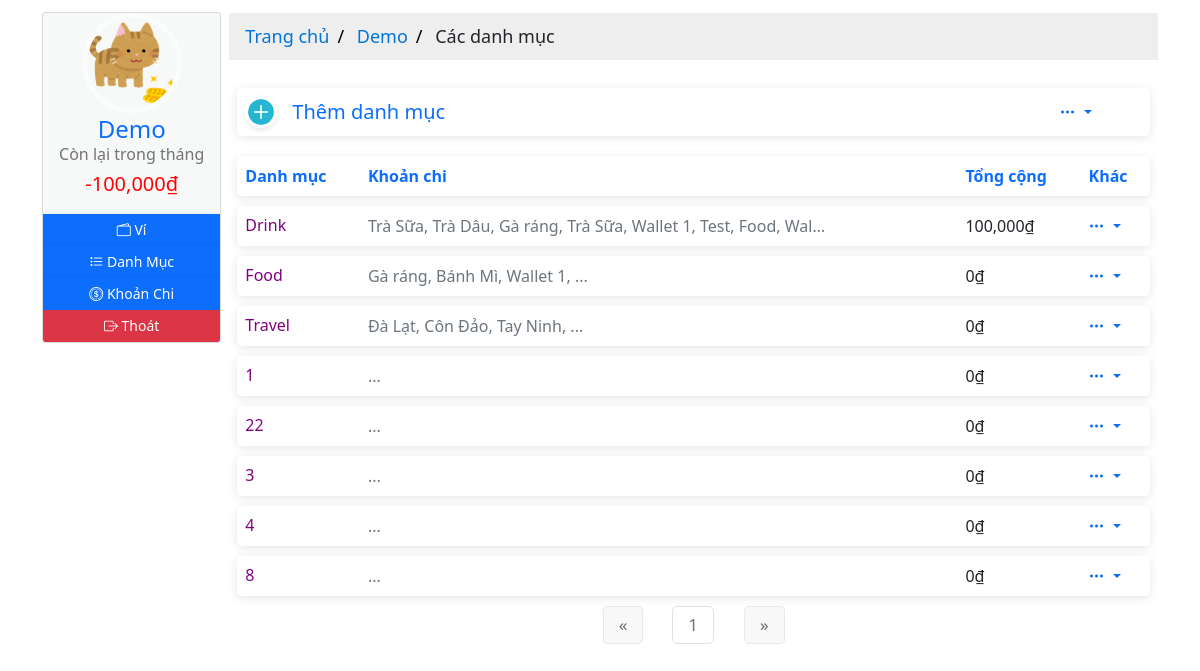
The page /1/item (signed in) on the database its author committed.
### moneymanagement/models.py (models this page shows, shortened)
class User(db.Model, UserMixin):
  __tablename__ = 'users'
  id = db.Column(db.Integer, primary_key=True)
  email = db.Column(db.String(64), nullable=False, unique=True, index=True)
  username = db.Column(db.String(64), nullable=False, unique=True, index=True)
  password_hash = db.Column(db.String(128))
  profile_image = db.Column(db.String(64), nullable=False, default='df_profile.svg')
  wallets = db.relationship('Wallet', back_populates='owner', lazy='dynamic')
  items = db.relationship('Item', back_populates='users', lazy='dynamic')
  expenditures = db.relationship('Expenditure', back_populates='users', lazy=True)
  money_saving = db.relationship('MoneySaving', back_populates='user', lazy='dynamic')
  def total_expenses_by_date(self, date):
    total = 0
    for wallet in self.wallets:
      total += wallet.total_expense_by_date(date)
    return total
  def total_balance_by_date(self, date):
    total = 0
    for wallet in self.wallets:
      total += wallet.total_balance_by_date(date)
    return total
  def rest_balance_by_date(self, date):
    return self.total_balance_by_date(date) - self.total_expenses_by_date(date)

class TrackBalance(db.Model):
  __tablename__ = 'trackbalances'
  id = db.Column(db.Integer, primary_key=True)
  date = db.Column(db.DateTime, nullable=False, unique=True, index=True)
  balance = db.Column(db.Integer, nullable=False, default=0)
  description = db.Column(db.String(128))
  check = db.Column(db.Boolean, default=False)
  wallet_id = db.Column(db.Integer, db.ForeignKey('wallets.id'))
  wallet = db.relationship('Wallet', back_populates='track_balances', uselist=False)

class Expenditure(db.Model):
  __tablename__ = 'expenditures'
  id = db.Column(db.Integer, primary_key=True)
  name = db.Column(db.String(32), nullable=False)
  date = db.Column(db.Date, nullable=False, default=datetime.utcnow().strftime('%Y-%m-%d'))
  description = db.Column(db.String(128), nullable=False, default='Không có miêu tả nào')
  amount = db.Column(db.Integer, nullable=False, default=0)
  item_id = db.Column(db.Integer, db.ForeignKey('items.id'))
  items = db.relationship('Item', back_populates='expenditures', uselist=False)
  user_id = db.Column(db.Integer, db.ForeignKey('users.id'))
  users = db.relationship('User', back_populates='expenditures', uselist=False)
  wallet_id = db.Column(db.Integer, db.ForeignKey('wallets.id'))
  wallet = db.relationship('Wallet', back_populates='expenditures', uselist=False)

class Item(db.Model):
  __tablename__ = 'items'
  id = db.Column(db.Integer, primary_key=True)
  name = db.Column(db.String(32), nullable=False)
  user_id = db.Column(db.Integer, db.ForeignKey('users.id'))
  wallet_id = db.Column(db.Integer, db.ForeignKey('wallets.id'))
  users = db.relationship('User', back_populates='items',uselist=False)
  expenditures = db.relationship('Expenditure', back_populates='items', lazy='dynamic')
  wallet = db.relationship('Wallet', back_populates='items', uselist=False)
  def total_amount_by_date(self, user_id, date):
    total = 0
    for expense in self.expenditures:
      if expense.user_id == user_id:
        if date in expense.date.strftime('%Y-%m-%d'):
          total += expense.amount
    return total

### moneymanagement/users/views.py (the view)
@users_blueprint.route('/<int:user_id>/item')
@login_required
def item(user_id):
  if current_user.id != user_id:
    abort(403)
  date = datetime.utcnow().strftime('%Y-%m')
  page = request.args.get('page', 1, type=int)
  items = Item.query.filter_by(user_id=user_id).paginate(page=page, per_page=10)
  return render_template('users/item.html', items=items, date=date)

### moneymanagement/templates/users/item.html (shortened to what this page needs)
{% extends 'base-2.html' %}
{%block breadcrumb %}
<div class="content-breadcrumb">
  <ul class="breadcrumb">
    <li>
      <a href="{{ url_for('core.home', user_id=current_user.id) }}"
        >Trang chủ</a
      >
    </li>
    <li><a href="#">{{ current_user.username }}</a></li>
    <li>Các danh mục</li>
  </ul>
</div>
{% endblock breadcrumb %}
{%block content %}
<div class="content-home">
  <section>
    <table class="table table-add">
      <tbody>
        <tr>
          <td>
            <a href="{{ url_for('items.add', user_id=current_user.id) }}">
              <div class="user-info">
                <div class="user-info__img">
                  <img
                    src="{{ url_for('static', filename='icons/add-icon.svg') }}"
                    alt="Expense Icon"
                  />
                </div>
                <div class="user-info__basic">
                  <h5 class="mb-0">Thêm danh mục</h5>
                </div>
              </div>
            </a>
          </td>
          <td></td>
          <td></td>
          <td style="text-align: center">
            <div class="dropdown open">
              <a
                class="dropdown-toggle"
                href="#"
                id="dropdownMenuLink"
                data-bs-toggle="dropdown"
                aria-expanded="false"
              >
                <i class="bi bi-three-dots"></i>
              </a>
            </div>
          </td>
        </tr>
      </tbody>
    </table>
  </section>
  <section>
    <table class="table table-hover table-add">
      <tbody>
        <tr>
          <th scope="col"><a href="#">Danh mục</a></th>
          <th scope="col"><a href="#">Khoản chi</a></th>
          <th scope="col"><a href="#">Tổng cộng</a></th>
          <th scope="col"><a href="#">Khác</a></th>
        </tr>
        {% for item in items.items %}
        <tr>
          <th>
            <a
              href="{{ url_for('items.item_expenses', item_id=item.id) }}"
              style="color: purple"
            >
              <div class="user-info">
                <div class="user-info__basic">
                  <h6 class="mb-0">{{ item.name }}</h6>
                </div>
              </div>
            </a>
          </th>
          <td>
            <p
              class="text-muted mb-0"
              style="
                text-overflow: ellipsis;
                overflow: hidden;
                width: 50ch;
                white-space: nowrap;
              "
            >
              {% for expense in item.expenditures %} {{expense.name}}, {% endfor
              %} ...
            </p>
          </td>
          <td>
            {{
            "{:,.0f}".format(item.total_amount_by_date(user_id=current_user.id,
            date=date)) }}<span>&#8363;</span>
          </td>
          <td>
            <div class="dropdown open">
              <a
                class="dropdown-toggle"
                href="#"
                id="dropdownMenuLink"
                data-bs-toggle="dropdown"
                aria-expanded="false"
              >
                <i class="bi bi-three-dots"></i>
              </a>
            </div>
          </td>
        </tr>
        {% endfor %}
      </tbody>
    </table>
  </section>
  <div class="demo">
    {% if item_filter %}
    <nav class="pagination-outer" aria-label="Page navigation">
      <ul class="pagination justify-content-center">
        <li class="page-item">
          <a
            href="{{ url_for('users.item_filter', user_id=current_user.id, date=date, page=items.prev_num) }}"
            class="page-link"
            aria-label="Previous"
          >
            <span aria-hidden="true">&laquo;</span>
          </a>
        </li>
        {% for page_num in items.iter_pages(left_edge=1, right_edge=1,
        left_current=2, right_current=2) %} {% if page_num %} {% if items.page
        == page_num %}
        <li class="page-item disabled">
          <a
            class="page-link"
            href="{{ url_for('users.item_filter', user_id=current_user.id, date=date, page=page_num) }}"
            >{{ page_num }}</a
          >
        </li>
        {% else %}
        <li class="page-item">
          <a
            class="page-link"
            href="{{ url_for('users.item_filter', user_id=current_user.id, date=date, page=page_num) }}"
            >{{ page_num }}</a
          >
        </li>
        {% endif %} {% endif %} {% endfor %}
        <li class="page-item">
          <a
            href="{{ url_for('users.item_filter', user_id=current_user.id, date=date, page=items.next_num) }}"
            class="page-link"
            aria-label="Next"
          >
            <span aria-hidden="true">&raquo;</span>
          </a>
        </li>
      </ul>
    </nav>
    {% else %}
    <nav class="pagination-outer" aria-label="Page navigation">
      <ul class="pagination justify-content-center">
        <li class="page-item">
          <a
            href="{{ url_for('users.item', user_id=current_user.id, page=items.prev_num) }}"
            class="page-link"
            aria-label="Previous"
          >
            <span aria-hidden="true">&laquo;</span>
          </a>
        </li>
        {% for page_num in items.iter_pages(left_edge=1, right_edge=1,
        left_current=2, right_current=2) %} {% if page_num %} {% if items.page
        == page_num %}
        <li class="page-item disabled">
          <a
            class="page-link"
            href="{{ url_for('users.item', user_id=current_user.id, page=page_num) }}"
            >{{ page_num }}</a
          >
        </li>
        {% endif %} {% endif %} {% endfor %}
        <li class="page-item">
          <a
            href="{{ url_for('users.item', user_id=current_user.id, page=items.next_num) }}"
            class="page-link"
            aria-label="Next"
          >
            <span aria-hidden="true">&raquo;</span>
          </a>
        </li>
      </ul>
    </nav>
    {% endif %}
  </div>
</div>
{% endblock content %}

### moneymanagement/templates/base-2.html (shortened to what this page needs)
{% from "_render_field.html" import render_field, render_error %}
<!DOCTYPE html>
<html lang="en">
  <head>
    <link
      rel="stylesheet"
      type="text/css"
      href="{{ url_for('static', filename='styles/main.css') }}"
    />
    <link
      rel="stylesheet"
      type="text/css"
      href="{{ url_for('static', filename='styles/profile.css') }}"
    />
    <link
      rel="stylesheet"
      type="text/css"
      href="{{ url_for('static', filename='styles/card.css') }}"
    />
    <link
      rel="stylesheet"
      type="text/css"
      href="{{ url_for('static', filename='styles/table.css') }}"
    />
    <link
      rel="stylesheet"
      type="text/css"
      href="{{ url_for('static', filename='styles/pagination.css') }}"
    />
    <link
      rel="stylesheet"
      href="https://cdnjs.cloudflare.com/ajax/libs/font-awesome/4.7.0/css/font-awesome.min.css"
    />
    <link
      rel="stylesheet"
      href="https://cdn.jsdelivr.net/npm/bootstrap-icons@1.7.2/font/bootstrap-icons.css"
    />
    <link
      href="https://cdn.jsdelivr.net/npm/bootstrap@5.1.1/dist/css/bootstrap.min.css"
      rel="stylesheet"
    />
  </head>
  <body>
    <div class="container">
      <div class="row g-2">
        <div class="col-sm-2">
          <div class="card hovercard">
            <div class="avatar-profile">
              <a href="#" data-bs-toggle="modal" data-bs-target="#exampleModal">
                <img
                  alt=""
                  src="{{ url_for('static', filename='profile_pics/' + current_user.profile_image) }}"
                />
              </a>
            </div>
            <div class="info">
              <div class="title">
                <a
                  target="_blank"
                  href="#"
                  data-bs-toggle="modal"
                  data-bs-target="#exampleModal"
                  >{{ current_user.username }}</a
                >
              </div>
              {% block current_balance %}
              <div class="desc"><h6>Còn lại trong tháng</h6></div>
              <div class="desc">
                {% if current_user.rest_balance_by_date(now.strftime('%Y-%m')) >
                (current_user.total_balance_by_date(now.strftime('%Y-%m')) / 2)
                %}
                <h5 style="color: green">
                  {{
                  "{:,.0f}".format(current_user.rest_balance_by_date(now.strftime('%Y-%m')))
                  }}<span>&#8363;</span>
                </h5>
                {%else %}
                <h5 style="color: red">
                  {{
                  "{:,.0f}".format(current_user.rest_balance_by_date(now.strftime('%Y-%m')))
                  }}<span>&#8363;</span>
                </h5>
                {% endif %}
              </div>
              {% endblock current_balance %}
            </div>
            <div
              class="bottom"
              id="none-padding-margin"
              style="text-align: center"
            >
              <div class="title">
                <div class="row g2">
                  <a
                    class="btn btn-primary btn-sm margin btn-icon"
                    href="{{ url_for('users.wallet', user_id=current_user.id) }}"
                  >
                    <i class="bi bi-wallet2"></i><span>&nbsp;Ví</span>
                  </a>
                </div>
              </div>
              <div class="title">
                <div class="row g2" style="text-align: left">
                  <a
                    class="btn btn-primary btn-sm margin btn-icon"
                    href="{{ url_for('users.item', user_id=current_user.id) }}"
                  >
                    <i class="bi bi-list-task"></i><span>&nbsp;Danh Mục</span>
                  </a>
                </div>
              </div>
              <div class="title">
                <div class="row g2" style="text-align: left">
                  <a
                    class="btn btn-primary btn-sm margin btn-icon"
                    href="{{ url_for('users.expense', user_id=current_user.id) }}"
                  >
                    <i class="bi bi-coin"></i><span>&nbsp;Khoản Chi</span>
                  </a>
                </div>
              </div>
              <div class="title">
                <div class="row g2" style="text-align: left">
                  <a
                    class="btn btn-danger btn-sm margin btn-icon"
                    href="{{ url_for('users.logout') }}"
                  >
                    <i class="bi bi-box-arrow-right"></i
                    ><span>&nbsp;Thoát</span>
                  </a>
                </div>
              </div>
            </div>
          </div>
        </div>
        <div class="col-sm-10">
          {% block breadcrumb %}{% endblock breadcrumb %}
          <div
            class="container"
            style="height: 100vh; max-height=fit-content; overflow-y: auto;"
          >
            {% block content %}{% endblock content %}
          </div>
        </div>
      </div>
    </div>
  </body>
</html>

### rows shown on the page
User: profile_image (picture), username "Demo"
TrackBalance: rest_balance_by_date "-100,000"
Item: name "Drink"
Expenditure: name "Trà Sữa", date.date "100,000"
Expenditure: name "Trà Dâu"
Expenditure: name "Gà ráng"
Expenditure: name "Trà Sữa"
Expenditure: name "Wallet 1"
Expenditure: name "Test"
Expenditure: name "Food"
Expenditure: name "Wal…"
Item: name "Food"
Expenditure: name "Gà ráng", date.date "0"
Expenditure: name "Bánh Mì"
Expenditure: name "Wallet 1"
Item: name "Travel"
Expenditure: name "Đà Lạt", date.date "0"
Expenditure: name "Côn Đảo"
Expenditure: name "Tay Ninh"
Item: name "1"
Item: name "22"
Item: name "3"
Item: name "4"
Item: name "8"

### other values the page prints
{{ page_num }} "1"
